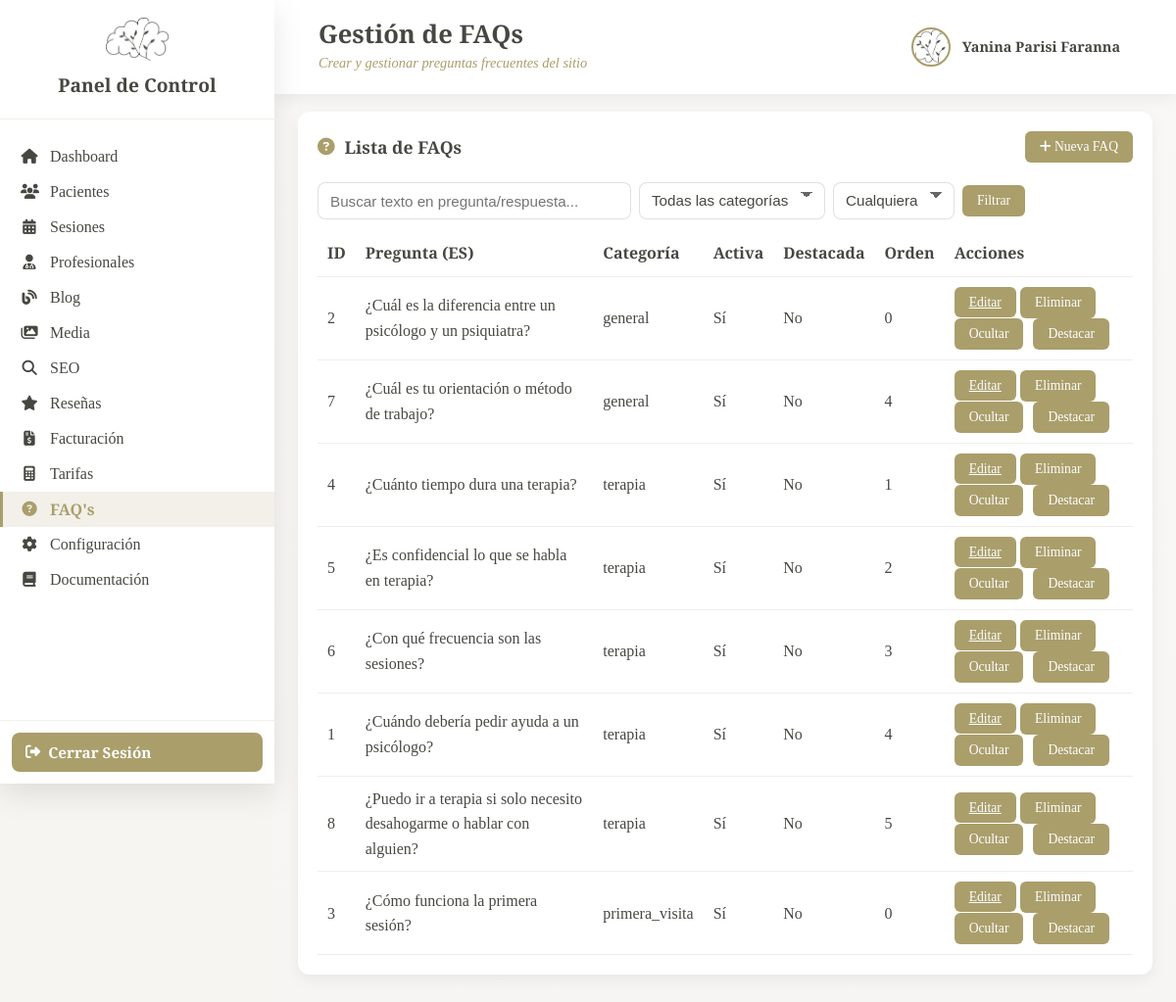
The page /_pcontrol/gfaq.php (signed in) on the database its author committed.
### tables this page shows
CREATE TABLE `faqs` (
  `id_faq` int NOT NULL,
  `pregunta_ca` varchar(255) NOT NULL,
  `pregunta_es` varchar(255) NOT NULL,
  `resposta_ca` text NOT NULL,
  `resposta_es` text NOT NULL,
  `categoria` enum('general','terapia','tarifes','tecnica','primera_visita','urgencies') DEFAULT 'general',
  `ordre` int DEFAULT '0' COMMENT 'Ordre dins de la categoria',
  `activa` tinyint(1) DEFAULT '1',
  `destacada` tinyint(1) DEFAULT '0' COMMENT 'Si apareix a la pàgina principal',
  `meta_title_ca` varchar(60) DEFAULT NULL,
  `meta_title_es` varchar(60) DEFAULT NULL,
  `meta_description_ca` varchar(160) DEFAULT NULL,
  `meta_description_es` varchar(160) DEFAULT NULL,
  `slug_ca` varchar(120) DEFAULT NULL,
  `slug_es` varchar(120) DEFAULT NULL,
  `vegades_visualitzada` int DEFAULT '0',
  `vegades_util` int DEFAULT '0' COMMENT 'Quant han dit que els ha estat útil',
  `data_creacio` datetime DEFAULT CURRENT_TIMESTAMP,
  `data_actualitzacio` datetime DEFAULT CURRENT_TIMESTAMP ON UPDATE CURRENT_TIMESTAMP
);

### classes/faqs.php (called while the page is built, shortened)
<?php
class Faq {
    private $conn;
    private $table = 'faqs';
    public function __construct($db) {
        $this->conn = $db;
    }
    public function llistar($opts = []) {
        $where = [];
        $params = [];
        $whereSql = $where ? 'WHERE ' . implode(' AND ', $where) : '';
        $sql = "SELECT * FROM {$this->table} {$whereSql} ORDER BY categoria ASC, ordre ASC, id_faq ASC";
        $stmt = $this->conn->prepare($sql);
        if ($stmt->execute($params)) {
            return $stmt->fetchAll(PDO::FETCH_ASSOC);
        }
        return false;
    }
}
?>

### _pcontrol/gfaq.php (the view, shortened to what this page needs)
<?php
require_once __DIR__ . '/../classes/faqs.php';
try {
    $connexio = Connexio::getInstance();
    $pdo = $connexio->getConnexio();
} catch (Exception $e) {
    die('Error de conexión: ' . $e->getMessage());
}
$faqModel = new Faq($pdo);
$busqueda = $_GET['q'] ?? '';
$opts = [];
if (!empty($busqueda)) {
    $sql = "SELECT * FROM faqs WHERE pregunta_es LIKE :q OR resposta_es LIKE :q ORDER BY categoria, ordre, id_faq";
    $stmt = $pdo->prepare($sql);
    $stmt->execute([':q' => "%{$busqueda}%"]);
    $faqs = $stmt->fetchAll(PDO::FETCH_ASSOC);
} else {
    $faqs = $faqModel->llistar($opts);
}
?>
<!DOCTYPE html>
<html lang="es">
<head>
    <link rel="stylesheet" href="https://cdnjs.cloudflare.com/ajax/libs/font-awesome/6.4.0/css/all.min.css">
    <link rel="stylesheet" href="css/dashboard.css">
    <link rel="stylesheet" href="css/configuracion.css">
</head>
<body>
    <?php include 'includes/sidebar.php'; ?>
    <div class="main-content">
        <header class="top-bar">
            <div class="top-bar-left">
                <div class="top-bar-info">
                    <h1>Gestión de FAQs</h1>
                    <p class="date-today">Crear y gestionar preguntas frecuentes del sitio</p>
                </div>
            </div>
            <div class="top-bar-right">
                <div class="user-profile">
                    <img src="../img/Logo.png" alt="Profile" class="profile-img">
                    <span class="profile-name"><?php echo htmlspecialchars($_SESSION['user_name'] ?? 'Usuario'); ?></span>
                </div>
            </div>
        </header>
        <div class="content-wrapper">
            <div class="card">
                <div class="card-header">
                    <h2><i class="fas fa-question-circle"></i> Lista de FAQs</h2>
                    <div>
                        <button id="btnNuevaFaq" class="btn-small" onclick="openModal('modalCrear')"><i class="fas fa-plus"></i> Nueva FAQ</button>
                    </div>
                </div>
                <div style="margin-bottom:12px;">
                    <form method="GET" action="gfaq.php" style="display:flex;gap:8px;align-items:center;flex-wrap:wrap;">
                        <input type="text" name="q" placeholder="Buscar texto en pregunta/respuesta..." value="<?php echo htmlspecialchars($busqueda); ?>" class="form-control" style="width:320px;">
                        <select name="categoria" class="form-control">
                            <option value="">Todas las categorías</option>
                        </select>
                        <select name="activa" class="form-control">
                            <option value="">Cualquiera</option>
                        </select>
                        <button class="btn-small" type="submit">Filtrar</button>
                    </form>
                </div>
                <div class="table-responsive">
                    <table class="faqs-table">
                        <thead>
                            <tr>
                                <th>ID</th>
                                <th>Pregunta (ES)</th>
                                <th>Categoría</th>
                                <th>Activa</th>
                                <th>Destacada</th>
                                <th>Orden</th>
                                <th>Acciones</th>
                            </tr>
                        </thead>
                        <tbody>
                            <?php if (empty($faqs)): ?>
                                <tr><td colspan="7">No se han encontrado FAQs.</td></tr>
                            <?php else: foreach ($faqs as $f): ?>
                                <tr>
                                    <td><?php echo $f['id_faq']; ?></td>
                                    <td><?php echo htmlspecialchars($f['pregunta_es']); ?></td>
                                    <td><?php echo $f['categoria']; ?></td>
                                    <td><?php echo $f['activa'] ? 'Sí' : 'No'; ?></td>
                                    <td><?php echo $f['destacada'] ? 'Sí' : 'No'; ?></td>
                                    <td><?php echo $f['ordre']; ?></td>
                                    <td class="faqs-actions">
                                        <a class="btn-small" href="gfaq.php?vista=editar&id=<?php echo $f['id_faq']; ?>">Editar</a>
                                        <form method="POST" action="gfaq.php" style="display:inline-block;" onsubmit="return confirm('¿Eliminar FAQ #<?php echo $f['id_faq']; ?>?');">
                                            <button class="btn-small" type="submit">Eliminar</button>
                                        </form>
                                        <form method="POST" action="gfaq.php" style="display:inline-block;">
                                            <button class="btn-small" type="submit"><?php echo $f['activa'] ? 'Ocultar' : 'Mostrar'; ?></button>
                                        </form>
                                        <form method="POST" action="gfaq.php" style="display:inline-block;">
                                            <button class="btn-small" type="submit"><?php echo $f['destacada'] ? 'Quitar destaque' : 'Destacar'; ?></button>
                                        </form>
                                    </td>
                                </tr>
                            <?php endforeach; endif; ?>
                        </tbody>
                    </table>
                </div>
            </div>
        </div>
    </div>
</body>
</html>

### _pcontrol/includes/sidebar.php (shortened to what this page needs)
<?php
$current_page = basename($_SERVER['PHP_SELF']);
$user_role = $_SESSION['user_role'] ?? 'viewer';
?>
<aside class="sidebar" id="sidebar">
    <div class="sidebar-header">
        <img src="../img/Logo.png" alt="Yanina Parisi" class="sidebar-logo">
        <h2>Panel de Control</h2>
    </div>
    <nav class="sidebar-nav">
        <?php if ($user_role !== 'seo_manager' && $user_role !== 'editor'): ?>
        <a href="dashboard.php" class="nav-item <?php echo ($current_page == 'dashboard.php') ? 'active' : ''; ?>">
            <i class="fas fa-home"></i>
            <span>Dashboard</span>
        </a>
        <a href="gpacients.php" class="nav-item <?php echo ($current_page == 'gpacients.php') ? 'active' : ''; ?>">
            <i class="fas fa-users"></i>
            <span>Pacientes</span>
        </a>
        <a href="gsessions.php" class="nav-item <?php echo ($current_page == 'gsessions.php') ? 'active' : ''; ?>">
            <i class="fas fa-calendar-alt"></i>
            <span>Sesiones</span>
        </a>
        <a href="gprofessionals.php" class="nav-item <?php echo ($current_page == 'gprofessionals.php') ? 'active' : ''; ?>">
            <i class="fas fa-user-md"></i>
            <span>Profesionales</span>
        </a>
        <?php endif; ?>
        <?php if ($user_role !== 'seo_manager'): ?>
        <a href="gblog.php" class="nav-item <?php echo ($current_page == 'blog.php') ? 'active' : ''; ?>">
            <i class="fas fa-blog"></i>
            <span>Blog</span>
        </a>
        <?php endif; ?>
        <?php if ($user_role !== 'seo_manager' && $user_role !== 'editor'): ?>
        <a href="gmedia.php" class="nav-item <?php echo ($current_page == 'gmedia.php') ? 'active' : ''; ?>">
            <i class="fas fa-images"></i>
            <span>Media</span>
        </a>
        <?php endif; ?>
        <?php if ($user_role !== 'editor'): ?>
        <a href="gseo.php" class="nav-item <?php echo ($current_page == 'gseo.php') ? 'active' : ''; ?>">
            <i class="fas fa-search"></i>
            <span>SEO</span>
        </a>
        <?php endif; ?>
        <?php if ($user_role !== 'seo_manager' && $user_role !== 'editor'): ?>
        <a href="gressenyes.php" class="nav-item <?php echo ($current_page == 'gressenyes.php') ? 'active' : ''; ?>">
            <i class="fas fa-star"></i>
            <span>Reseñas</span>
        </a>
        <a href="facturacion.php" class="nav-item <?php echo ($current_page == 'facturacion.php') ? 'active' : ''; ?>">
            <i class="fas fa-file-invoice-dollar"></i>
            <span>Facturación</span>
        </a>
        <a href="gtarifas.php" class="nav-item <?php echo ($current_page == 'tarifas.php') ? 'active' : ''; ?>">
            <i class="fas fa-calculator"></i>
            <span>Tarifas</span>
        </a>
        <a href="gfaq.php" class="nav-item <?php echo ($current_page == 'gfaq.php') ? 'active' : ''; ?>">
            <i class="fas fa-question-circle"></i>
            <span>FAQ's</span>
        </a>
        <a href="configuracion.php" class="nav-item <?php echo ($current_page == 'configuracion.php') ? 'active' : ''; ?>">
            <i class="fas fa-cog"></i>
            <span>Configuración</span>
        </a>
        <a href="documentation.php" class="nav-item <?php echo ($current_page == 'documentation.php') ? 'active' : ''; ?>">
            <i class="fas fa-book"></i>
            <span>Documentación</span>
        </a>
        <?php endif; ?>
    </nav>
    <div class="sidebar-footer">
        <a href="logout.php" class="logout-btn">
            <i class="fas fa-sign-out-alt"></i>
            <span>Cerrar Sesión</span>
        </a>
    </div>
</aside>

### _pcontrol/css/dashboard.css (style rules this page uses)
:root { --color-primary: #CCCCA7; --color-secondary: #474742; --color-accent: #aa9e6b; --color-light: 230, 225, 212; --color-dark: #474742; --color-text: #474742; --shadow: 0 5px 15px rgba(0, 0, 0, 0.06); --shadow-lg: 0 10px 30px rgba(0, 0, 0, 0.1); --transition: all 0.3s ease; --sidebar-width: 260px; }
* { margin: 0; padding: 0; box-sizing: border-box; }
body { font-family: 'Libre Baskerville', serif; line-height: 1.6; color: var(--color-text); background: rgba(var(--color-light), 0.3); min-height: 100vh; }
.sidebar { position: fixed; left: -100%; top: 0; width: 280px; height: 100vh; background: white; box-shadow: var(--shadow-lg); transition: var(--transition); z-index: 1000; overflow-y: auto; }
.sidebar-header { padding: 18px 12px; border-bottom: 1px solid rgba(var(--color-light), 0.5); position: relative; display: flex; flex-direction: column; align-items: center; justify-content: center; text-align: center; }
.sidebar-logo { width: 64px; height: auto; margin-bottom: 10px; display: block; }
.sidebar-header h2 { font-size: 1.2rem; color: var(--color-dark); }
.sidebar-nav { padding: 20px 0; }
.nav-item { display: flex; align-items: center; gap: 12px; padding: 10px 18px; color: var(--color-text); text-decoration: none; transition: var(--transition); border-left: 3px solid transparent; line-height: 1; }
.nav-item.active { background: rgba(var(--color-light), 0.5); border-left-color: var(--color-accent); color: var(--color-accent); font-weight: 700; }
.nav-item i { font-size: 0.95rem; width: 18px; text-align: center; line-height: 1; }
.sidebar-footer { position: absolute; bottom: 0; width: 100%; padding: 12px; border-top: 1px solid rgba(var(--color-light), 0.5); }
.logout-btn { display: flex; align-items: center; gap: 8px; width: 100%; padding: 8px 14px; background: var(--color-accent); color: white; border: none; border-radius: 8px; text-decoration: none; cursor: pointer; transition: var(--transition); font-weight: 600; font-size: 0.95rem; }
.main-content { min-height: 100vh; padding-bottom: 20px; }
.top-bar { background: white; padding: 20px 45px; box-shadow: var(--shadow); display: flex; justify-content: space-between; align-items: center; gap: 20px; position: sticky; top: 0; z-index: 100; }
.top-bar + .content-wrapper { margin-top: 18px; }
.top-bar-left { display: flex; align-items: center; gap: 15px; flex: 1; }
.top-bar-info { flex: 1; }
.top-bar-left h1 { font-size: 1.3rem; color: var(--color-dark); margin-bottom: 2px; line-height: 1.2; }
.date-today { font-size: 0.85rem; color: var(--color-accent); font-style: italic; margin: 0; }
.top-bar-right { display: flex; align-items: center; gap: 20px; }
.user-profile { display: none; align-items: center; gap: 12px; padding: 8px 12px; border-radius: 10px; transition: var(--transition); }
.profile-img { width: 40px; height: 40px; border-radius: 50%; object-fit: cover; border: 2px solid var(--color-accent); }
.profile-name { font-size: 0.9rem; font-weight: 600; color: var(--color-dark); }
.content-wrapper { padding: 0 24px; width: 100%; max-width: 100vw; margin: 0 auto; box-sizing: border-box; }
.card { background: white; border-radius: 12px; padding: 20px; box-shadow: var(--shadow); }
.card-header { display: flex; justify-content: space-between; align-items: center; margin-bottom: 20px; flex-wrap: wrap; gap: 10px; }
.card-header h2 { font-size: 1.1rem; color: var(--color-dark); display: flex; align-items: center; gap: 10px; }
.card-header h2 i { color: var(--color-accent); }
.btn-small { background: var(--color-accent); color: white; border: none; padding: 8px 15px; border-radius: 6px; font-size: 0.85rem; cursor: pointer; transition: var(--transition); font-family: 'Libre Baskerville', serif; }
@media (min-width: 768px) { .user-profile { display: flex; } }
@media (min-width: 768px) { .top-bar-left h1 { font-size: 1.6rem; } }
@media (min-width: 768px) { .date-today { font-size: 0.9rem; } }
@media (min-width: 1024px) { .sidebar { left: 0; } }
@media (min-width: 1024px) { .main-content { margin-left: 280px; } }

### _pcontrol/css/configuracion.css (style rules this page uses)
.main-content { background: linear-gradient(180deg, rgba(250,250,250,0.6), rgba(245,245,245,0.6)); padding-bottom: 40px; }

### rows shown on the page
faqs: id_faq "2", pregunta_es "¿Cuál es la diferencia entre un psicólogo y un psiquiatra?", categoria "general", activa "Sí", destacada "No", ordre "0"
faqs: id_faq "7", pregunta_es "¿Cuál es tu orientación o método de trabajo?", categoria "general", activa "Sí", destacada "No", ordre "4"
faqs: id_faq "4", pregunta_es "¿Cuánto tiempo dura una terapia?", categoria "terapia", activa "Sí", destacada "No", ordre "1"
faqs: id_faq "5", pregunta_es "¿Es confidencial lo que se habla en terapia?", categoria "terapia", activa "Sí", destacada "No", ordre "2"
faqs: id_faq "6", pregunta_es "¿Con qué frecuencia son las sesiones?", categoria "terapia", activa "Sí", destacada "No", ordre "3"
faqs: id_faq "1", pregunta_es "¿Cuándo debería pedir ayuda a un psicólogo?", categoria "terapia", activa "Sí", destacada "No", ordre "4"
faqs: id_faq "8", pregunta_es "¿Puedo ir a terapia si solo necesito desahogarme o hablar con alguien?", categoria "terapia", activa "Sí", destacada "No", ordre "5"
faqs: id_faq "3", pregunta_es "¿Cómo funciona la primera sesión?", categoria "primera_visita", activa "Sí", destacada "No", ordre "0"

### other values the page prints
$_SESSION['user_name'] "Yanina Parisi Faranna"
